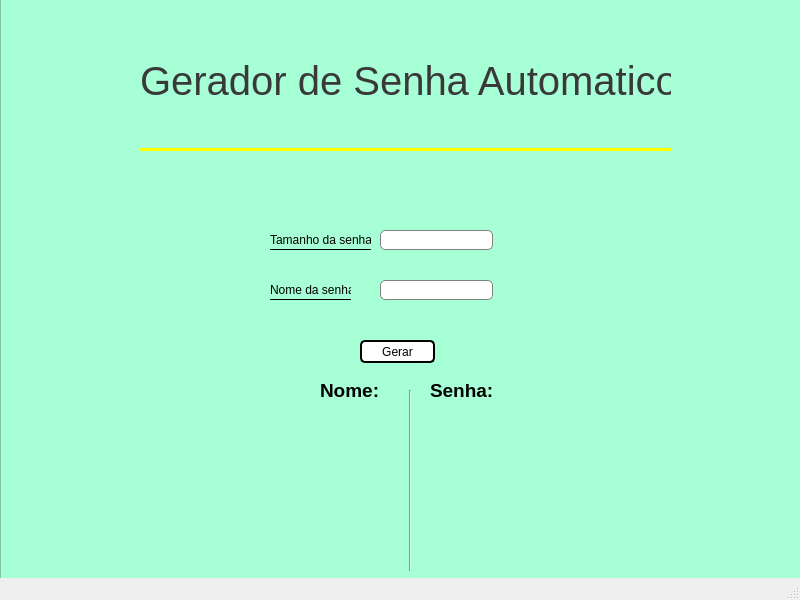
<?xml version="1.0" encoding="UTF-8"?>
<ui version="4.0">
 <class>MainWindow</class>
 <widget class="QMainWindow" name="MainWindow">
  <property name="geometry">
   <rect>
    <x>0</x>
    <y>0</y>
    <width>800</width>
    <height>600</height>
   </rect>
  </property>
  <property name="windowTitle">
   <string>MainWindow</string>
  </property>
  <widget class="QWidget" name="centralwidget">
   <widget class="QFrame" name="frame">
    <property name="geometry">
     <rect>
      <x>0</x>
      <y>-40</y>
      <width>821</width>
      <height>621</height>
     </rect>
    </property>
    <property name="font">
     <font>
      <underline>false</underline>
      <strikeout>false</strikeout>
     </font>
    </property>
    <property name="styleSheet">
     <string notr="true">background-color: rgb(167, 255, 214);
</string>
    </property>
    <property name="frameShape">
     <enum>QFrame::StyledPanel</enum>
    </property>
    <property name="frameShadow">
     <enum>QFrame::Raised</enum>
    </property>
    <widget class="QLabel" name="label">
     <property name="geometry">
      <rect>
       <x>140</x>
       <y>50</y>
       <width>531</width>
       <height>141</height>
      </rect>
     </property>
     <property name="font">
      <font>
       <pointsize>30</pointsize>
      </font>
     </property>
     <property name="styleSheet">
      <string notr="true">color: rgb(57, 57, 57);
border-bottom:3px solid yellow;</string>
     </property>
     <property name="text">
      <string>Gerador de Senha Automatico</string>
     </property>
    </widget>
    <widget class="QLineEdit" name="lineEdit">
     <property name="geometry">
      <rect>
       <x>380</x>
       <y>270</y>
       <width>113</width>
       <height>20</height>
      </rect>
     </property>
     <property name="styleSheet">
      <string notr="true">background-color: rgb(255, 255, 255);
border-radius:5px;
border:1px solid grey;</string>
     </property>
    </widget>
    <widget class="QLineEdit" name="lineEdit_2">
     <property name="geometry">
      <rect>
       <x>380</x>
       <y>320</y>
       <width>113</width>
       <height>20</height>
      </rect>
     </property>
     <property name="styleSheet">
      <string notr="true">background-color: rgb(255, 255, 255);
border-radius:5px;
border:1px solid grey;</string>
     </property>
     <property name="text">
      <string/>
     </property>
    </widget>
    <widget class="QLabel" name="label_2">
     <property name="geometry">
      <rect>
       <x>270</x>
       <y>270</y>
       <width>101</width>
       <height>20</height>
      </rect>
     </property>
     <property name="styleSheet">
      <string notr="true">border-bottom: 1px solid black;</string>
     </property>
     <property name="text">
      <string>Tamanho da senha: </string>
     </property>
    </widget>
    <widget class="QLabel" name="label_3">
     <property name="geometry">
      <rect>
       <x>270</x>
       <y>320</y>
       <width>81</width>
       <height>20</height>
      </rect>
     </property>
     <property name="styleSheet">
      <string notr="true">border-bottom: 1px solid black;</string>
     </property>
     <property name="text">
      <string>Nome da senha:</string>
     </property>
    </widget>
    <widget class="QPushButton" name="pushButton">
     <property name="geometry">
      <rect>
       <x>360</x>
       <y>380</y>
       <width>75</width>
       <height>23</height>
      </rect>
     </property>
     <property name="styleSheet">
      <string notr="true">background-color: rgb(255, 255, 255);
border-radius:5px;
border:2px solid black;</string>
     </property>
     <property name="text">
      <string>Gerar</string>
     </property>
    </widget>
    <widget class="QLabel" name="label_5">
     <property name="geometry">
      <rect>
       <x>430</x>
       <y>470</y>
       <width>331</width>
       <height>21</height>
      </rect>
     </property>
     <property name="font">
      <font>
       <pointsize>15</pointsize>
       <weight>75</weight>
       <bold>true</bold>
      </font>
     </property>
     <property name="text">
      <string/>
     </property>
    </widget>
    <widget class="QLabel" name="label_4">
     <property name="geometry">
      <rect>
       <x>310</x>
       <y>450</y>
       <width>81</width>
       <height>61</height>
      </rect>
     </property>
     <property name="font">
      <font>
       <pointsize>14</pointsize>
       <weight>75</weight>
       <bold>true</bold>
      </font>
     </property>
     <property name="text">
      <string/>
     </property>
    </widget>
    <widget class="QLabel" name="label_6">
     <property name="geometry">
      <rect>
       <x>320</x>
       <y>420</y>
       <width>71</width>
       <height>21</height>
      </rect>
     </property>
     <property name="font">
      <font>
       <pointsize>14</pointsize>
       <weight>75</weight>
       <bold>true</bold>
      </font>
     </property>
     <property name="text">
      <string>Nome:</string>
     </property>
    </widget>
    <widget class="QLabel" name="label_7">
     <property name="geometry">
      <rect>
       <x>430</x>
       <y>420</y>
       <width>71</width>
       <height>21</height>
      </rect>
     </property>
     <property name="font">
      <font>
       <pointsize>14</pointsize>
       <weight>75</weight>
       <bold>true</bold>
      </font>
     </property>
     <property name="text">
      <string>Senha:</string>
     </property>
    </widget>
    <widget class="Line" name="line">
     <property name="geometry">
      <rect>
       <x>400</x>
       <y>430</y>
       <width>20</width>
       <height>181</height>
      </rect>
     </property>
     <property name="orientation">
      <enum>Qt::Vertical</enum>
     </property>
    </widget>
   </widget>
  </widget>
  <widget class="QMenuBar" name="menubar">
   <property name="geometry">
    <rect>
     <x>0</x>
     <y>0</y>
     <width>800</width>
     <height>21</height>
    </rect>
   </property>
  </widget>
  <widget class="QStatusBar" name="statusbar"/>
 </widget>
 <resources/>
 <connections/>
</ui>
